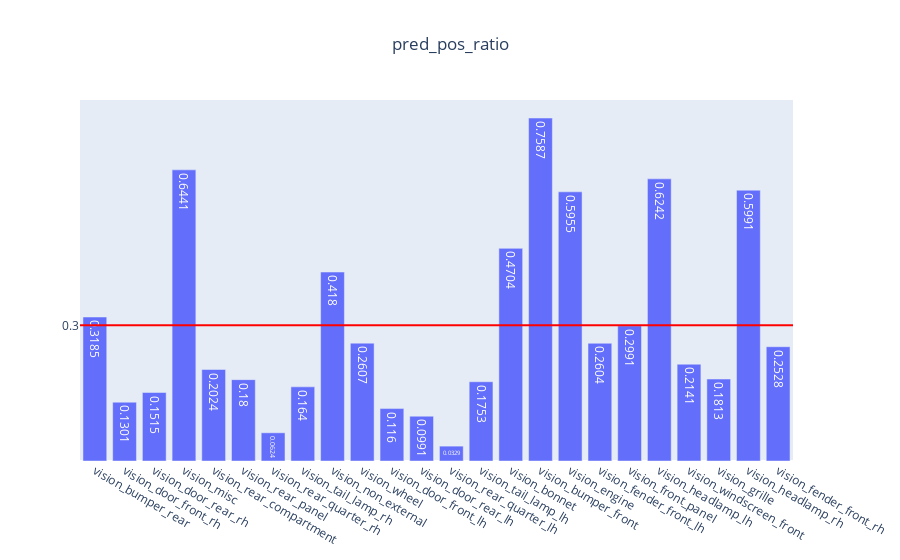

Notebook code cell kept with this figure:
### Code cell
genVisMulitlabel(partEvalMetrics, "pred_pos_ratio")

### Figure 1 — Plotly figure (JSON) as saved in the notebook; plotly's stock layout.template omitted (floating-point values rounded to 4 significant figures)
{"data": [{"text": [0.3185, 0.1301, 0.1515, 0.6441, 0.2024, 0.18, 0.0624, 0.164, 0.418, 0.2607, 0.116, 0.0991, 0.0329, 0.1753, 0.4704, 0.7587, 0.5955, 0.2604, 0.2991, 0.6242, 0.2141, 0.1813, 0.5991, 0.2528], "type": "bar", "x": ["vision_bumper_rear", "vision_door_front_rh", "vision_door_rear_rh", "vision_misc", "vision_rear_compartment", "vision_rear_panel", "vision_rear_quarter_rh", "vision_tail_lamp_rh", "vision_non_external", "vision_wheel", "vision_door_front_lh", "vision_door_rear_lh", "vision_rear_quarter_lh", "vision_tail_lamp_lh", "vision_bonnet", "vision_bumper_front", "vision_engine", "vision_fender_front_lh", "vision_front_panel", "vision_headlamp_lh", "vision_windscreen_front", "vision_grille", "vision_headlamp_rh", "vision_fender_front_rh"], "y": [0.3185, 0.1301, 0.1515, 0.6441, 0.2024, 0.18, 0.0624, 0.164, 0.418, 0.2607, 0.116, 0.0991, 0.0329, 0.1753, 0.4704, 0.7587, 0.5955, 0.2604, 0.2991, 0.6242, 0.2141, 0.1813, 0.5991, 0.2528]}], "layout": {"shapes": [{"line": {"color": "red", "width": 2}, "type": "line", "x0": 0, "x1": 1, "xref": "x domain", "y0": 0.3004, "y1": 0.3004, "yref": "y"}], "title": {"text": "pred_pos_ratio", "x": 0.5}, "yaxis": {"tickmode": "array", "tickvals": ["0.30", 0.3, 0.8]}}}
